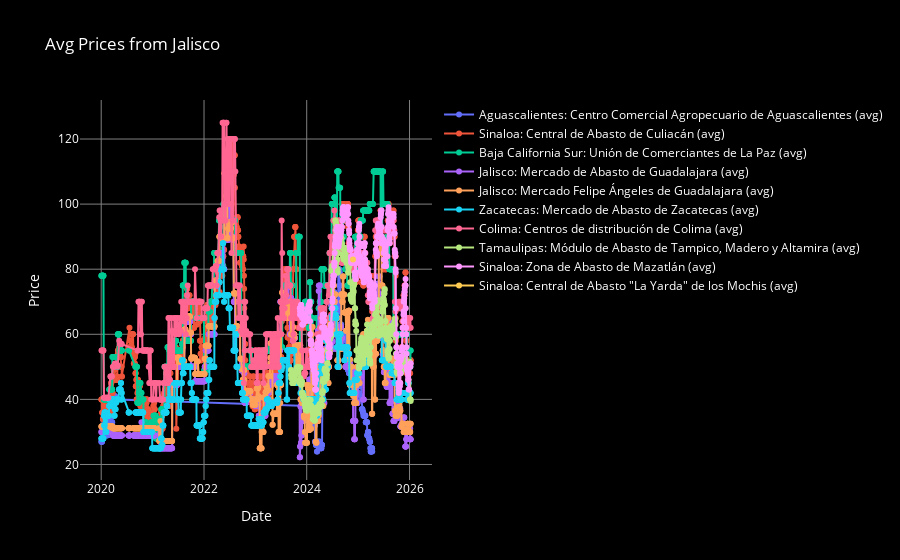

Source (notebook cell):
### Code cell
plot_prices_single_origin(data, "Jalisco",  destinations=None, price_type='avg')

### Figure 1 — Plotly figure (JSON) as saved in the notebook; plotly's stock layout.template omitted (floating-point values rounded to 4 significant figures; data arrays with more than 128 entries replaced by an {"elided": "..."} marker saying what was removed)
{"data": [{"mode": "lines+markers", "name": "Aguascalientes: Centro Comercial Agropecuario de Aguascalientes (avg)", "type": "scatter", "x": {"elided": "381 str values"}, "y": {"elided": "381 float values"}}, {"mode": "lines+markers", "name": "Sinaloa: Central de Abasto de Culiacán (avg)", "type": "scatter", "x": {"elided": "1468 str values"}, "y": {"elided": "1468 float values"}}, {"mode": "lines+markers", "name": "Baja California Sur: Unión de Comerciantes de La Paz (avg)", "type": "scatter", "x": {"elided": "1424 str values"}, "y": {"elided": "1424 float values"}}, {"mode": "lines+markers", "name": "Jalisco: Mercado de Abasto de Guadalajara (avg)", "type": "scatter", "x": {"elided": "1445 str values"}, "y": {"elided": "1445 float values"}}, {"mode": "lines+markers", "name": "Jalisco: Mercado Felipe Ángeles de Guadalajara (avg)", "type": "scatter", "x": {"elided": "1446 str values"}, "y": {"elided": "1446 float values"}}, {"mode": "lines+markers", "name": "Zacatecas: Mercado de Abasto de Zacatecas (avg)", "type": "scatter", "x": {"elided": "1440 str values"}, "y": {"elided": "1440 float values"}}, {"mode": "lines+markers", "name": "Colima: Centros de distribución de Colima (avg)", "type": "scatter", "x": {"elided": "572 str values"}, "y": {"elided": "572 float values"}}, {"mode": "lines+markers", "name": "Tamaulipas: Módulo de Abasto de Tampico, Madero y Altamira (avg)", "type": "scatter", "x": {"elided": "573 str values"}, "y": {"elided": "573 float values"}}, {"mode": "lines+markers", "name": "Sinaloa: Zona de Abasto de Mazatlán (avg)", "type": "scatter", "x": {"elided": "499 str values"}, "y": {"elided": "499 float values"}}, {"mode": "lines+markers", "name": "Sinaloa: Central de Abasto \"La Yarda\" de los Mochis (avg)", "type": "scatter", "x": ["2024-11-25T00:00:00.000000000"], "y": [83.0]}], "layout": {"font": {"color": "white"}, "paper_bgcolor": "black", "plot_bgcolor": "black", "title": {"text": "Avg Prices from Jalisco"}, "xaxis": {"gridcolor": "gray", "showgrid": true, "title": {"text": "Date"}}, "yaxis": {"gridcolor": "gray", "showgrid": true, "title": {"text": "Price"}}}}
